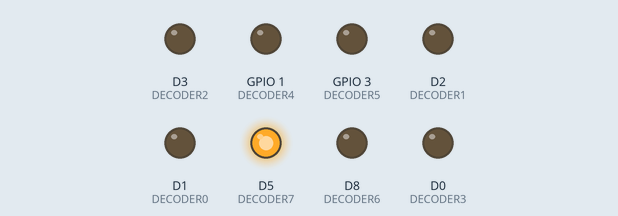
This sketch was run on a simulated ESP8266 (NodeMCU). Parts: output pins drawn as LEDs (lit = HIGH).

Above: at 1.1 s.
At 5.1 s:
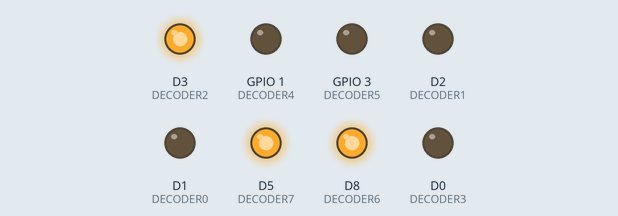
At 9.1 s:
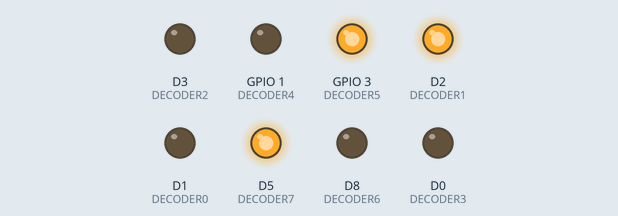
At 19.1 s:
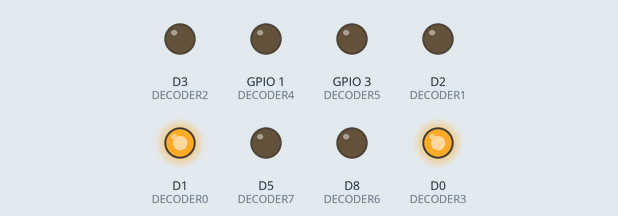
At 27.1 s:
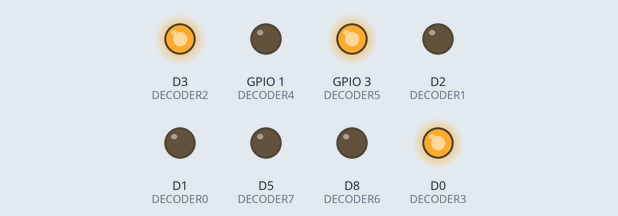
At 37.1 s:
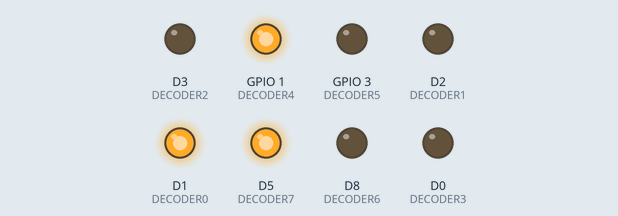
Timing chart, 0 to 40.0 s (numbered marks = the images above):
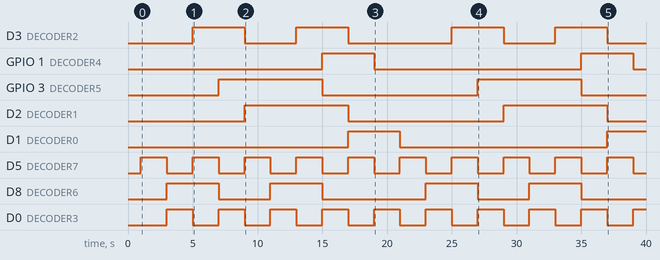

The sketch:

digit_testing.ino
```cpp
// Digit 1
const int DECODER0 = D1;
const int DECODER1 = D2;
const int DECODER2 = D3;
const int DECODER3 = D0;

// Digit 2
const int DECODER4 = D10;
const int DECODER5 = D9;
const int DECODER6 = D8;
const int DECODER7 = D5;

// Binary values for the BCD control pins, index corrosponds to digit
int dec_bin[][4] = {{0,0,0,0},
                    {0,0,0,1},
                    {0,0,1,0},
                    {0,0,1,1},
                    {0,1,0,0},
                    {0,1,0,1},
                    {0,1,1,0},
                    {0,1,1,1},
                    {1,0,0,0},
                    {1,0,0,1},
                    {1,0,1,0}}; // 10 for blank


int c = 0;
int v = 1;

void setup() {
  // put your setup code here, to run once:
  //Serial.begin(115200);
  //while (!Serial);
  delay(1000);

  // Set BCD control pins to outputs
  pinMode(DECODER0, OUTPUT);
  pinMode(DECODER1, OUTPUT);
  pinMode(DECODER2, OUTPUT);
  pinMode(DECODER3, OUTPUT);
  pinMode(DECODER4, OUTPUT);
  pinMode(DECODER5, OUTPUT);
  pinMode(DECODER6, OUTPUT);
  pinMode(DECODER7, OUTPUT);

  // Set sev segs to blank by default
  digitalWrite(DECODER0, dec_bin[10][0]);
  digitalWrite(DECODER1, dec_bin[10][1]);
  digitalWrite(DECODER2, dec_bin[10][2]);
  digitalWrite(DECODER3, dec_bin[10][3]);
  digitalWrite(DECODER4, dec_bin[10][0]);
  digitalWrite(DECODER5, dec_bin[10][1]);
  digitalWrite(DECODER6, dec_bin[10][2]);
  digitalWrite(DECODER7, dec_bin[10][3]);
}

void loop() {

  digitalWrite(DECODER0, dec_bin[c][0]);
  digitalWrite(DECODER1, dec_bin[c][1]);
  digitalWrite(DECODER2, dec_bin[c][2]);
  digitalWrite(DECODER3, dec_bin[c][3]);

  digitalWrite(DECODER4, dec_bin[v][0]);
  digitalWrite(DECODER5, dec_bin[v][1]);
  digitalWrite(DECODER6, dec_bin[v][2]);
  digitalWrite(DECODER7, dec_bin[v][3]);

  c++;
  v++;
  if (c>9){
    c = 0;
  }
  if (v>9){
    v = 0;
  }
  delay(2000);
  // put your main code here, to run repeatedly:

}
```

Measured:
- by itself, D3 (DECODER2): LOW → HIGH at 5.0 s, → LOW 4.0 s later, → HIGH 4.0 s later, → LOW 4.0 s later, … (8 changes in this stretch)
- by itself, GPIO 1 (DECODER4): alternates HIGH for 4.0 s and LOW for 16.0 s
- by itself, GPIO 3 (DECODER5), D2 (DECODER1): alternates HIGH for 8.0 s and LOW for 12.0 s
- by itself, D1 (DECODER0): LOW → HIGH at 17.0 s, → LOW 4.0 s later, → HIGH 16.0 s later
- by itself, D5 (DECODER7), D0 (DECODER3): alternates HIGH for 2.0 s and LOW for 2.0 s
- by itself, D8 (DECODER6): LOW → HIGH at 3.0 s, → LOW 4.0 s later, → HIGH 4.0 s later, → LOW 4.0 s later, … (8 changes in this stretch)
